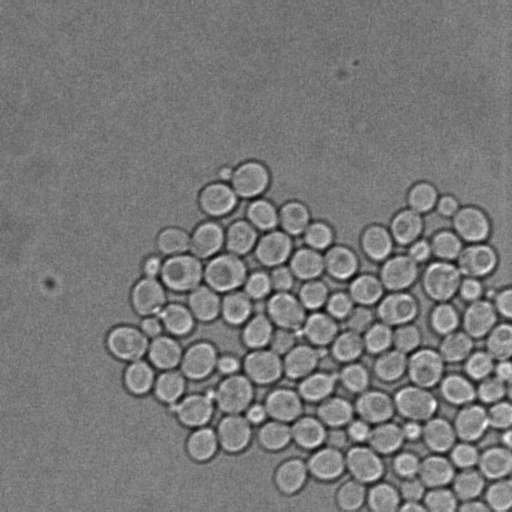
%> input picture Step1_DataPreparation/D1_Training_Data/1.tif, 512 x 512 px; its folder holds only this picture in this run
$ octave Step1_2_ImageJEvaluation.m   (GNU Octave 9; MATLAB toolbox functions it lacks are replaced by stand-ins)
%> lines starting %> are read from the running program, lines starting %| are printed output that depends on the picture

clear;

% Step1: Read ".tif" Image from "../D1_Training_Data"
DataPath = '../D1_Training_Data/';
delete([DataPath,'.*.tif']); % delete hidden file
File = dir([DataPath,'*.tif']);

% Step2: Generate "train.csv" and "test.csv"
if length(File)>500
    resolution = 500;
else
    resolution = length(File);
end

Train=[]; Test=[]; j=1;

tic;
for i=1:length(File)

% Step2.1: Image reshape and normalization
Name=[DataPath,File(i).name];
Image=imread(Name);
%> Image is the input picture: size 512x512 uint16; min 14231, max 17719, mean 15895.1
[pixsize, ~, t] = size(Image);
%> pixsize = 512; t = 1
Image = imresize(Image,[256,256]);
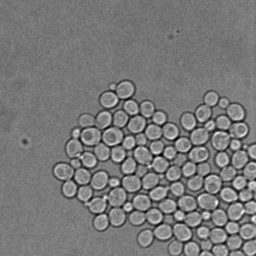
%> Image: size 256x256 uint16; min 14333, max 17607, mean 15895.1; drawn with min black and max white
Image = double(Image)./max(max(double(Image)));
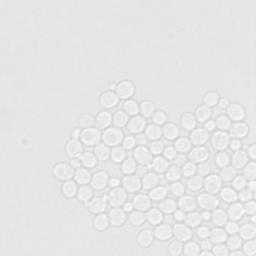
%> Image: size 256x256 double; min 0.814, max 1, mean 0.903
Image = (Image-mean(Image(:)))/std(Image(:));   % whitening


% Step2.2: Generate Truth
%> (the run ends here)

$ run again, on Step1_DataPreparation/D1_Training_Data/2.tif
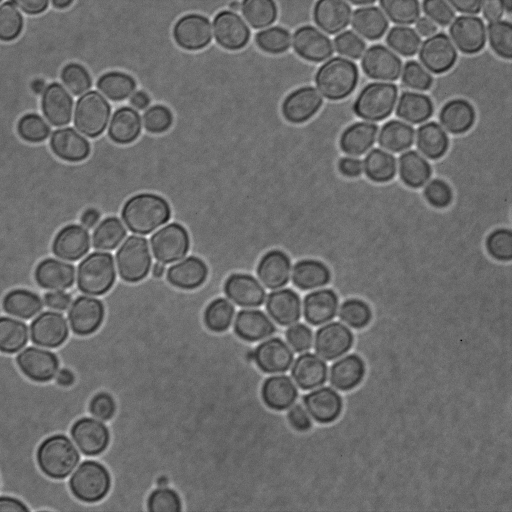
%> input picture Step1_DataPreparation/D1_Training_Data/2.tif, 512 x 512 px
%> Image is the input picture: size 512x512 uint16; min 11404, max 33049, mean 20660.9
%> `Image = imresize(Image,[256,256]);`:
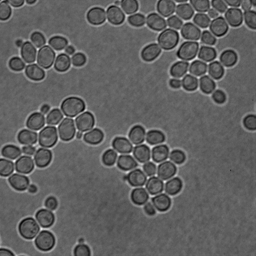
%> Image: size 256x256 uint16; min 13663, max 31973, mean 20661.1; drawn with min black and max white
%> `Image = double(Image)./max(max(double(Image)));`:
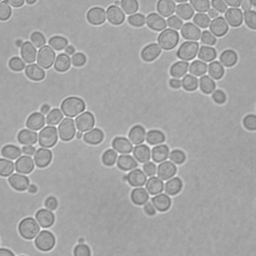
%> Image: size 256x256 double; min 0.427, max 1, mean 0.646

$ run again, on Step1_DataPreparation/D1_Training_Data/3.tif
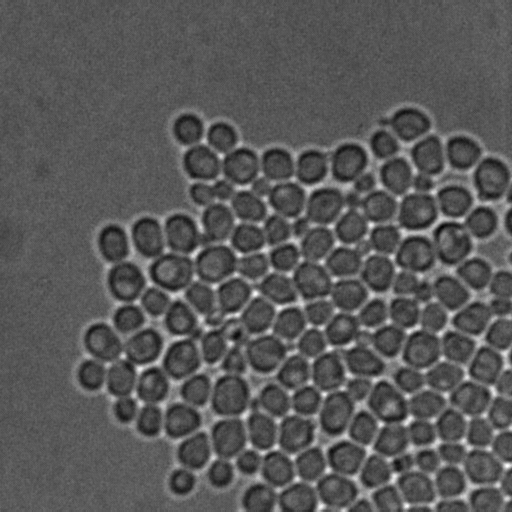
%> input picture Step1_DataPreparation/D1_Training_Data/3.tif, 512 x 512 px
%> Image is the input picture: size 512x512 uint16; min 14535, max 18739, mean 16000.1
%> `Image = imresize(Image,[256,256]);`:
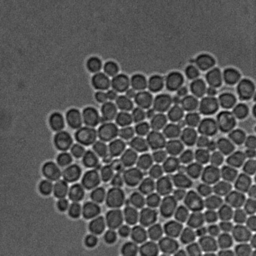
%> Image: size 256x256 uint16; min 14645, max 18599, mean 16000.1; drawn with min black and max white
%> `Image = double(Image)./max(max(double(Image)));`:
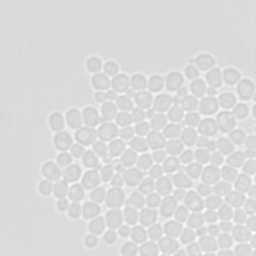
%> Image: size 256x256 double; min 0.787, max 1, mean 0.86
